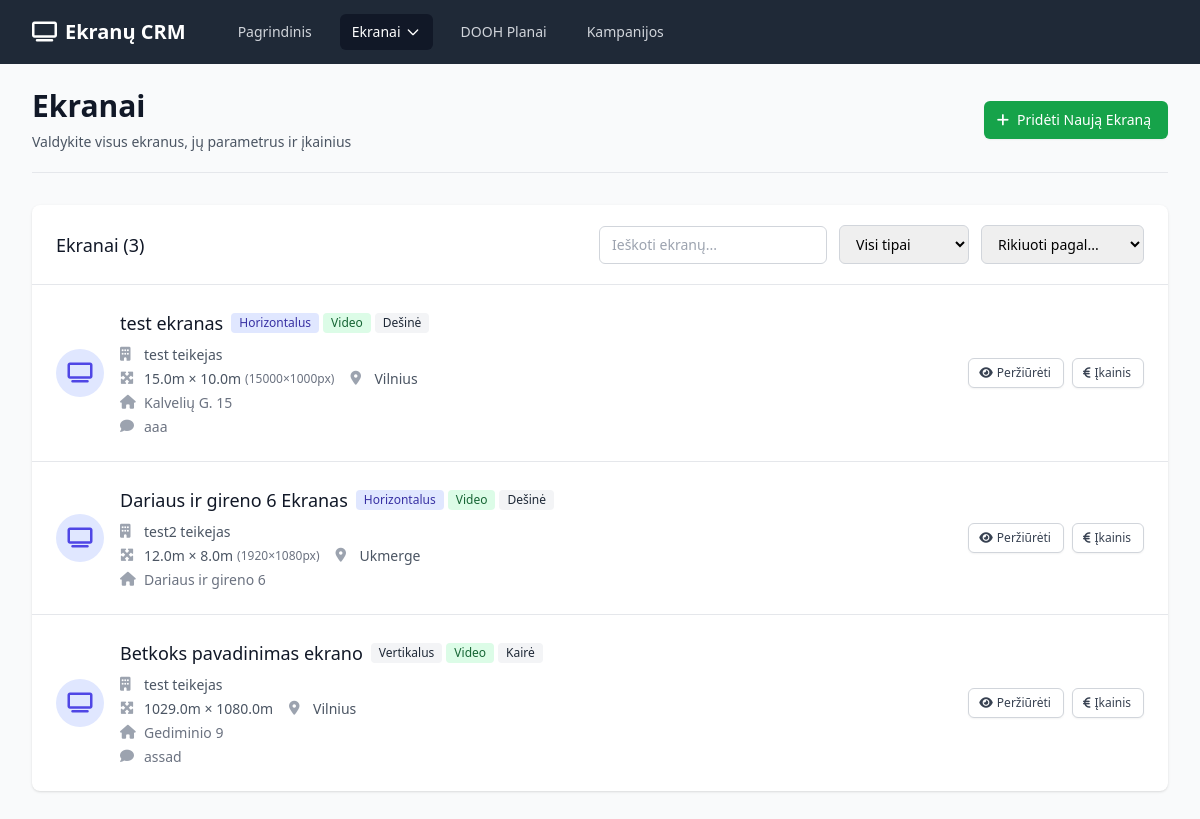
The app's page /screens, older data.
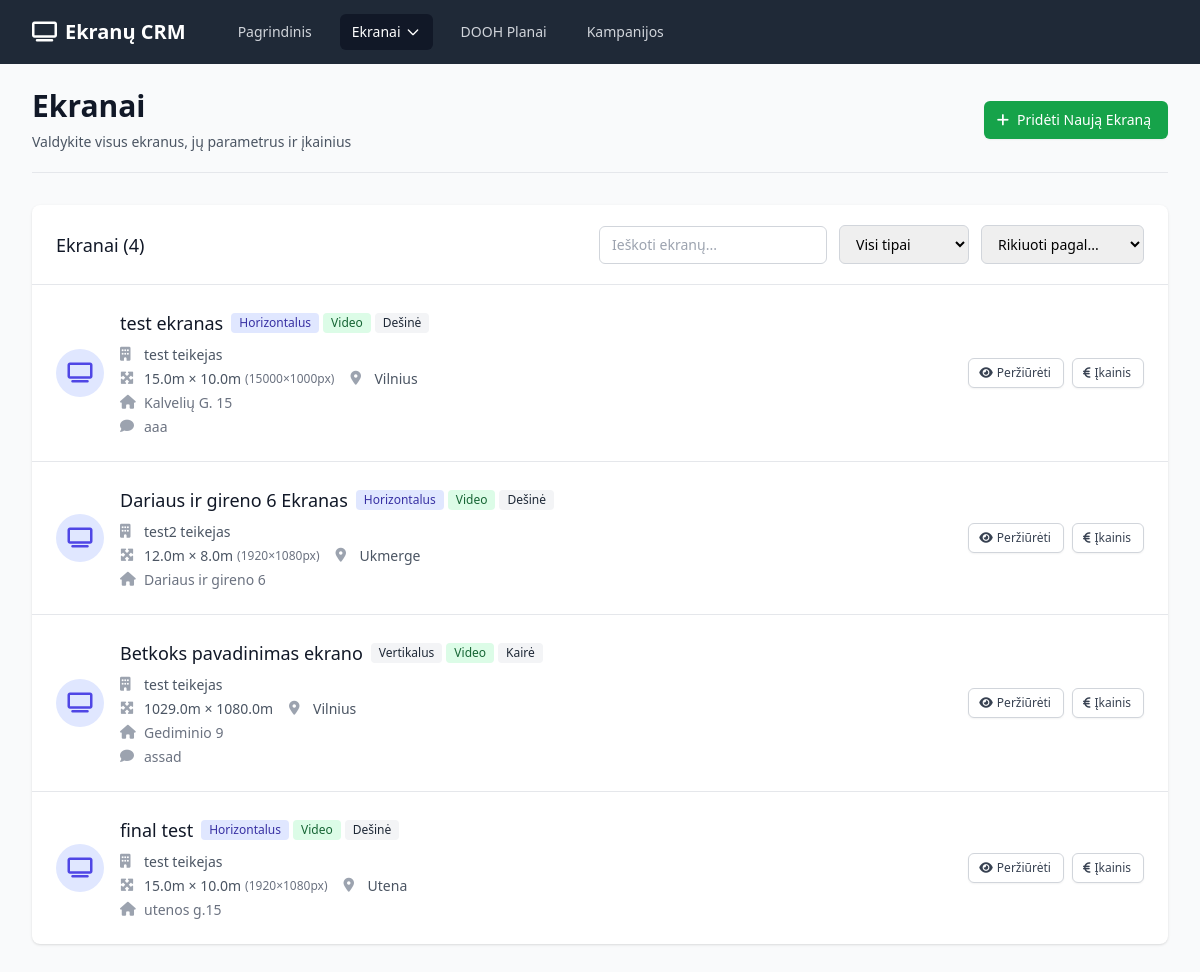
The same page, newer data.
### app.py (models this page shows)
class Screen(db.Model):
    id = db.Column(db.Integer, primary_key=True)
    provider_id = db.Column(db.Integer, db.ForeignKey('screen_provider.id'), nullable=False)
    name = db.Column(db.String(100), nullable=False)
    image_path = db.Column(db.String(200))
    position_description = db.Column(db.Text)
    comment = db.Column(db.Text)
    screen_type = db.Column(db.String(50), nullable=False)  # horizontal/vertical
    content_type = db.Column(db.String(50), nullable=False)  # video/static
    width = db.Column(db.Float, nullable=False)  # in meters
    height = db.Column(db.Float, nullable=False)  # in meters
    pixel_width = db.Column(db.Integer)
    pixel_height = db.Column(db.Integer)
    pixel_comment = db.Column(db.Text)
    gps_latitude = db.Column(db.Float)
    gps_longitude = db.Column(db.Float)
    city = db.Column(db.String(100), nullable=False)
    address = db.Column(db.String(200), nullable=False)
    side = db.Column(db.String(10))  # D-right, K-left
    created_at = db.Column(db.DateTime, default=datetime.utcnow)
    pricing_hours = db.relationship('ScreenPricing', backref='screen', lazy=True, cascade='all, delete-orphan')
    bookings = db.relationship('ScreenBooking', backref='screen', lazy=True)

class ScreenProvider(db.Model):
    id = db.Column(db.Integer, primary_key=True)
    name = db.Column(db.String(100), nullable=False)
    email = db.Column(db.String(100))
    phone = db.Column(db.String(20))
    contact_person = db.Column(db.String(100))
    created_at = db.Column(db.DateTime, default=datetime.utcnow)
    screens = db.relationship('Screen', backref='provider', lazy=True, cascade='all, delete-orphan')

### app.py (the view)
@app.route('/screens')
def screens():
    screens = Screen.query.all()
    return render_template('screens.html', screens=screens)

### templates/screens.html (shortened to what the changed rows need)
{% extends "base.html" %}
{% block content %}
<div class="pb-5 border-b border-gray-200 mb-8">
    <div class="flex justify-between items-center">
        <div>
            <h1 class="text-3xl font-bold text-gray-900">Ekranai</h1>
        </div>
    </div>
</div>
{% if screens %}
<div class="bg-white shadow overflow-hidden sm:rounded-lg mb-8">
    <div class="px-4 py-5 sm:px-6">
        <div class="flex justify-between items-center">
            <h3 class="text-lg leading-6 font-medium text-gray-900">Ekranai ({{ screens|length }})</h3>
            <div class="flex items-center space-x-3">
                <input type="text" id="screenFilter" placeholder="Ieškoti ekranų..."
                       class="px-3 py-2 border border-gray-300 rounded-md text-sm focus:outline-none focus:ring-indigo-500 focus:border-indigo-500">
                <select id="filterType" class="px-3 py-2 border border-gray-300 rounded-md text-sm focus:outline-none focus:ring-indigo-500 focus:border-indigo-500">
                    <option value="">Visi tipai</option>
                </select>
                <select id="sortBy" class="px-3 py-2 border border-gray-300 rounded-md text-sm focus:outline-none focus:ring-indigo-500 focus:border-indigo-500">
                    <option value="">Rikiuoti pagal...</option>
                </select>
            </div>
        </div>
    </div>
    <div class="border-t border-gray-200">
        <ul class="divide-y divide-gray-200" id="screensList">
            {% for screen in screens %}
            <li class="screen-item hover:bg-gray-50" data-type="{{ screen.screen_type }}">
                <div class="px-4 py-6 sm:px-6">
                    <div class="flex items-center justify-between">
                        <div class="flex items-center">
                            <div class="flex-shrink-0">
                                <div class="h-12 w-12 rounded-full bg-indigo-100 flex items-center justify-center">
                                    <i class="fas fa-tv text-indigo-600 text-xl"></i>
                                </div>
                            </div>
                            <div class="ml-4">
                                <div class="flex items-center">
                                    <p class="text-lg font-medium text-gray-900 screen-name">{{ screen.name }}</p>
                                    <div class="ml-2 flex space-x-1">
                                        <span class="inline-flex items-center px-2 py-0.5 rounded text-xs font-medium {% if screen.screen_type == 'horizontal' %}bg-indigo-100 text-indigo-800{% else %}bg-gray-100 text-gray-800{% endif %}">
                                            {{ 'Horizontalus' if screen.screen_type == 'horizontal' else 'Vertikalus' }}
                                        </span>
                                        <span class="inline-flex items-center px-2 py-0.5 rounded text-xs font-medium {% if screen.content_type == 'video' %}bg-green-100 text-green-800{% else %}bg-blue-100 text-blue-800{% endif %}">
                                            {{ 'Video' if screen.content_type == 'video' else 'Statinis' }}
                                        </span>
                                        {% if screen.side %}
                                        <span class="inline-flex items-center px-2 py-0.5 rounded text-xs font-medium bg-gray-100 text-gray-800">
                                            {{ 'Dešinė' if screen.side == 'D' else 'Kairė' }}
                                        </span>
                                        {% endif %}
                                    </div>
                                </div>
                                <div class="mt-2 space-y-1">
                                    <div class="flex items-center text-sm text-gray-600">
                                        <i class="fas fa-building w-4 h-4 mr-2 text-gray-400"></i>
                                        <a href="{{ url_for('provider_detail', id=screen.provider.id) }}" class="font-medium hover:text-indigo-600 screen-provider">{{ screen.provider.name }}</a>
                                    </div>
                                    <div class="flex items-center space-x-4">
                                        <div class="flex items-center text-sm text-gray-600">
                                            <i class="fas fa-expand-arrows-alt w-4 h-4 mr-2 text-gray-400"></i>
                                            <span>{{ screen.width }}m × {{ screen.height }}m</span>
                                            {% if screen.pixel_width and screen.pixel_height %}
                                            <span class="ml-1 text-xs text-gray-500">({{ screen.pixel_width }}×{{ screen.pixel_height }}px)</span>
                                            {% endif %}
                                        </div>
                                        <div class="flex items-center text-sm text-gray-600">
                                            <i class="fas fa-map-marker-alt w-4 h-4 mr-2 text-gray-400"></i>
                                            <span class="screen-city">{{ screen.city }}</span>
                                        </div>
                                    </div>
                                    {% if screen.address %}
                                    <div class="flex items-center text-sm text-gray-500">
                                        <i class="fas fa-home w-4 h-4 mr-2 text-gray-400"></i>
                                        <span class="truncate max-w-md">{{ screen.address }}</span>
                                    </div>
                                    {% endif %}
                                    {% if screen.comment %}
                                    <div class="flex items-center text-sm text-gray-500">
                                        <i class="fas fa-comment w-4 h-4 mr-2 text-gray-400"></i>
                                        <span class="truncate max-w-lg">{{ screen.comment[:100] }}{% if screen.comment|length > 100 %}...{% endif %}</span>
                                    </div>
                                    {% endif %}
                                </div>
                            </div>
                        </div>
                        <div class="flex items-center space-x-2">
                            <a href="{{ url_for('screen_detail', id=screen.id) }}"
                               class="inline-flex items-center px-3 py-1.5 border border-gray-300 shadow-sm text-xs font-medium rounded-md text-gray-700 bg-white hover:bg-gray-50 focus:outline-none focus:ring-2 focus:ring-offset-2 focus:ring-indigo-500">
                                <i class="fas fa-eye -ml-0.5 mr-1"></i>
                                Peržiūrėti
                            </a>
                            <a href="{{ url_for('screen_pricing', id=screen.id) }}"
                               class="inline-flex items-center px-3 py-1.5 border border-gray-300 shadow-sm text-xs font-medium rounded-md text-gray-700 bg-white hover:bg-gray-50 focus:outline-none focus:ring-2 focus:ring-offset-2 focus:ring-green-500">
                                <i class="fas fa-euro-sign -ml-0.5 mr-1"></i>
                                Įkainis
                            </a>
                        </div>
                    </div>
                </div>
            </li>
            {% endfor %}
        </ul>
    </div>
</div>
{% endif %}
{% endblock %}

Row changes from the older to the newer data that the page shows:
added Screen: name "final test", screen_type "Horizontalus", content_type "Video", side "Dešinė", provider.name "test teikejas", width "15.0", height "10.0", pixel_width "1920", pixel_height "1080", city "Utena", address "utenos g.15"
Text that changed along with them:
{{ screens|length }}: "3" → "4"
